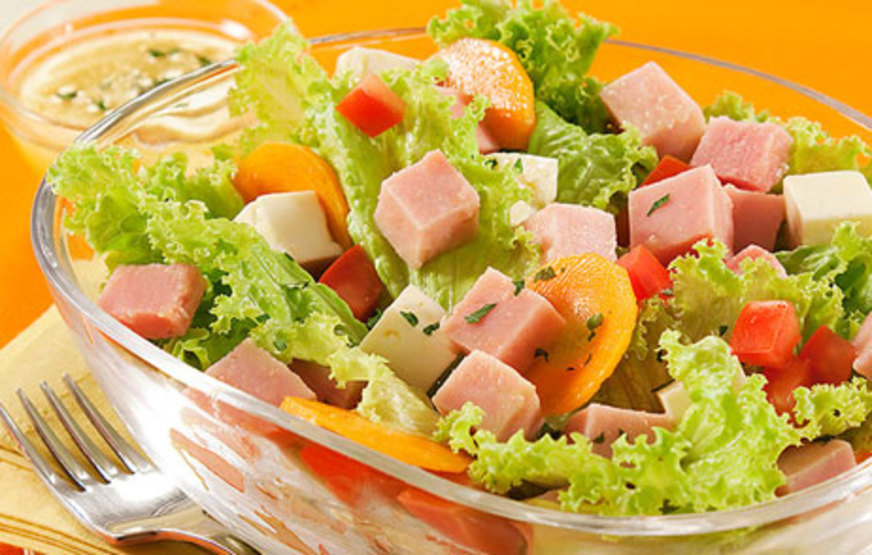
#> input picture QUESTÃO37/show_1.jpg, 872 x 555 px
$ python 'questão37.py'
#> lines starting #> are read from the running program, lines starting #| are printed output that depends on the picture; after the words box and inside, x2 and y2 are one past the last pixel; in counts of white or black regions, pixels touching at a corner belong together
#Abrir uma imagem colorida, transformar para tom de cinza e aplique a limiarização de otsu. Apliquem o método cvDilate de forma iterativa, apresentando o resultado de cada iteração, verificando o que o método causa. Utilize um elemento estruturante com uma linha e três colunas, com a referencia no centro, então o objeto deve crescer apenas na vertical, pois o elemento estruturante é vertical. O objeto deve ser branco e o fundo preto.

import cv2

#abrir uma imagem colorida
imcolor = cv2.imread('show_1.jpg')
#> imcolor is the input picture: shape (555, 872, 3); mean B, G, R 82.5, 166.3, 207

#transformar para tom de cinza
imcinza = cv2.cvtColor(imcolor, cv2.COLOR_BGR2GRAY)
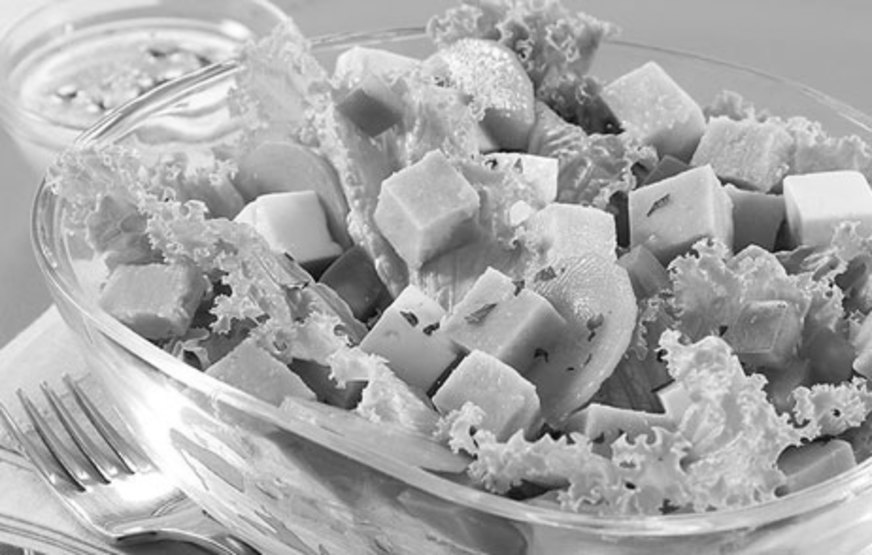
#> imcinza: shape (555, 872); min 4, max 255, mean 168.9
cv2.imshow('imagem em tom de cinza', imcinza)

#aplique a limiarização de otsu. retval, dst=	cv.threshold(	src, thresh, maxval, type[, dst])
#parametros são, respectivamente, imagem, valor de limiarização, maáximo valor para ser usado com os tipos de limiarizaçao e por fim o tipo de limiarização.
ret, imlim = cv2.threshold(imcinza, 0, 255, cv2.THRESH_BINARY_INV+cv2.THRESH_OTSU)
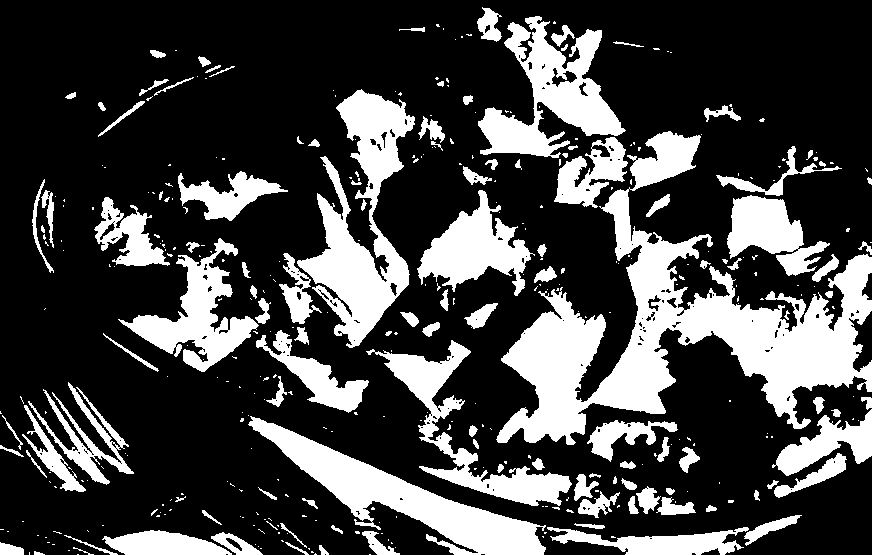
#> imlim: shape (555, 872); 26.7% white; 389 white regions (271 under 20 px), largest, box (x1, y1, x2, y2) and area: (496, 131, 872, 445) 35228, (297, 89, 415, 348) 12323, (248, 416, 546, 555) 10884
#> ret = 150
cv2.imshow('imagem limiarizada', imlim)

#Utilize um elemento estruturante com uma linha e três colunas, com a referencia no centro
n_array = cv2.getStructuringElement(cv2.MORPH_RECT, (1,3))

#pliquem o método cvDilate de forma iterativa, apresentando o resultado de cada interação. o cv2.dilate recebe como parametros a imagem limiarizada, o kernel que aqui está como n_array e o número de interações que serão i vezes.
for i in range(9):
    dilatação = cv2.dilate(imlim, n_array, iterations=i)

    cv2.imshow('imagem dilatada', dilatação)
    cv2.waitKey(1000)
#> this loop made 9 passes
#> pass 2, `dilatação = cv2.dilate(imlim, n_array, iterations=i)`:
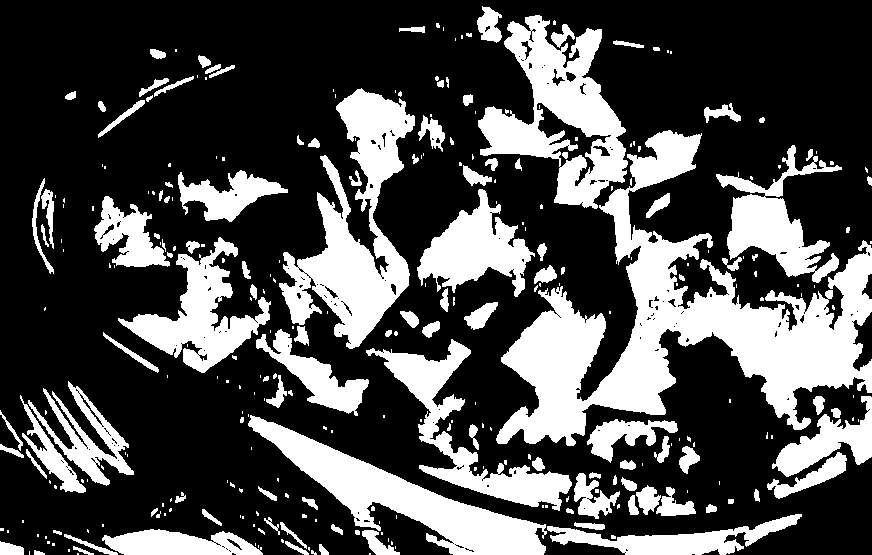
#> dilatação: shape (555, 872); 30% white; 305 white regions (182 under 20 px), largest, box (x1, y1, x2, y2) and area: (496, 130, 872, 446) 37887, (279, 88, 415, 349) 14594, (478, 15, 628, 209) 12653
#> pass 3, `dilatação = cv2.dilate(imlim, n_array, iterations=i)`:
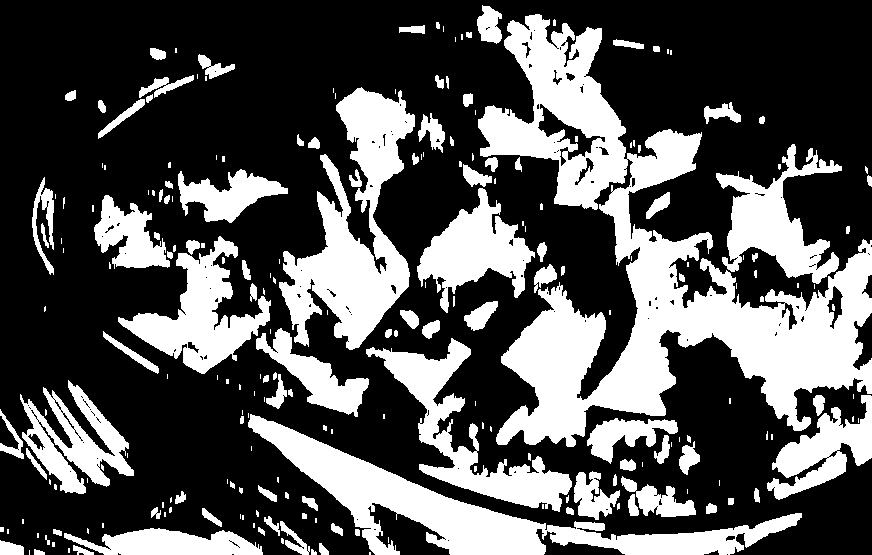
#> dilatação: shape (555, 872); 32.9% white; 230 white regions (116 under 20 px), largest, box (x1, y1, x2, y2) and area: (478, 14, 872, 447) 54096, (248, 414, 802, 555) 17493, (279, 87, 415, 350) 15767
